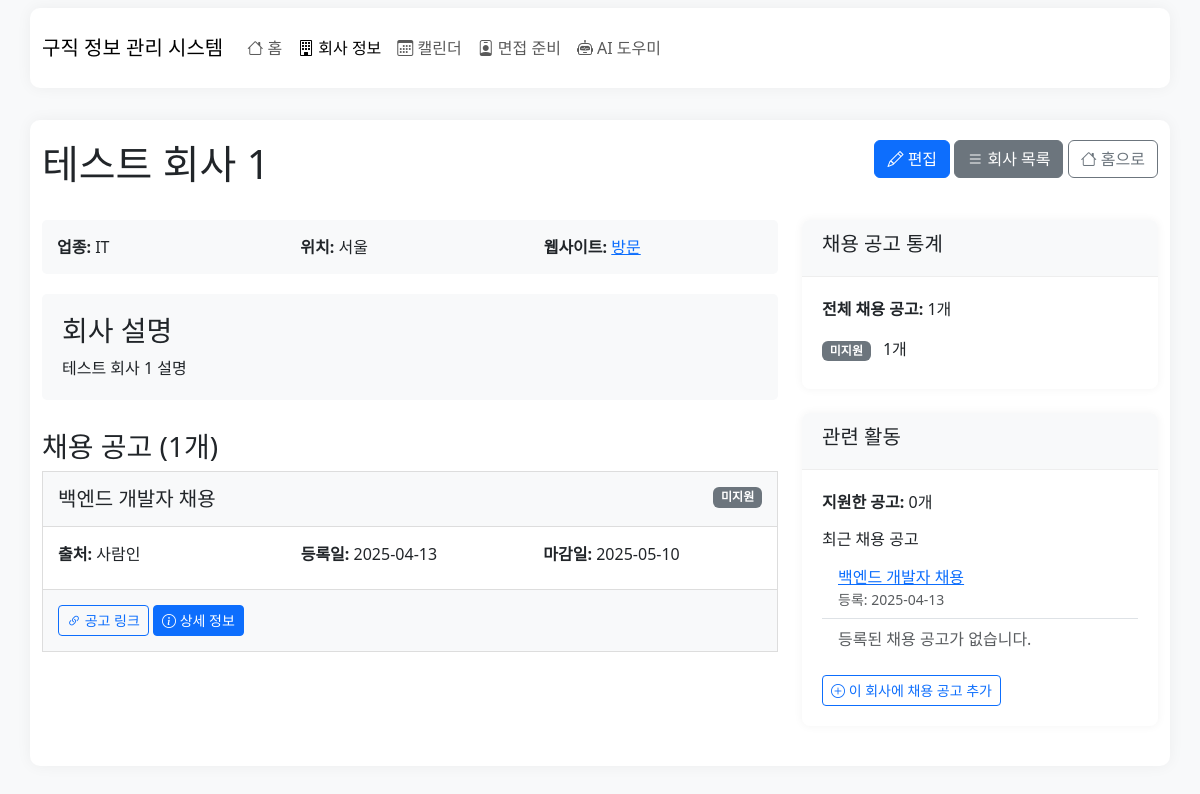
The app's page /companies/companies/1 with its own data.
### models.py (models this page shows, shortened)
class Company(db.Model):
    id = db.Column(db.Integer, primary_key=True)
    name = db.Column(db.String(200), nullable=False)
    industry = db.Column(db.String(100), nullable=True)
    location = db.Column(db.String(200), nullable=True)
    website = db.Column(db.String(500), nullable=True)
    description = db.Column(db.Text, nullable=True)
    created_at = db.Column(db.DateTime, default=datetime.utcnow)
    jobs = db.relationship('Job', backref='company', lazy=True)

class Job(db.Model):
    id = db.Column(db.Integer, primary_key=True)
    site = db.Column(db.String(100), nullable=False)
    company_name = db.Column(db.String(200), nullable=False)
    title = db.Column(db.String(300), nullable=False)
    url = db.Column(db.String(500), nullable=False)
    status = db.Column(db.String(20), default='미지원')  # '미지원', '지원', '서류합격', '1차면접', '2차면접', '최종합격', '불합격', '보류' 중 하나
    note = db.Column(db.Text, nullable=True)  # 메모 저장을 위한 필드
    deadline = db.Column(db.Date, nullable=True)  # 마감일 추가
    created_at = db.Column(db.DateTime, default=datetime.utcnow)
    applied = db.Column(db.Boolean, default=False)
    resume = db.Column(db.Text, nullable=True)  # 자기소개서 내용
    resume_file = db.Column(db.String(500), nullable=True)  # 자기소개서 파일 경로
    portfolio_file = db.Column(db.String(500), nullable=True)  # 포트폴리오 파일 경로
    application_date = db.Column(db.Date, nullable=True)  # 지원 날짜
    company_id = db.Column(db.Integer, db.ForeignKey('company.id'), nullable=True)

### routes/company_routes.py (the view)
@companies.route('/companies/<int:company_id>')
def company_detail(company_id):
    company = Company.query.get_or_404(company_id)
    jobs = Job.query.filter_by(company_id=company_id).order_by(Job.created_at.desc()).all()
    return render_template('company_detail.html', company=company, jobs=jobs, mcp_enabled=current_app.config.get('MCP_ENABLED', False))

### app.py (called while the page is built)
@app.teardown_appcontext
def teardown_mcp(exception):
    if mcp_enabled:
        shutdown()

### mcp/__init__.py (called while the page is built)
def shutdown():
    global _client
    if _client:
        run_async(_client.close())
        _client = None

### templates/company_detail.html (shortened to what this page needs)
{% extends 'base.html' %}
{% block content %}
<div class="row mb-4">
    <div class="col-md-8">
        <h1>{{ company.name }}</h1>
    </div>
    <div class="col-md-4 text-end">
        <button type="button" class="btn btn-primary edit-company-btn" data-company-id="{{ company.id }}">
            <i class="bi bi-pencil"></i> 편집
        </button>
        <a href="{{ url_for('companies.companies_list') }}" class="btn btn-secondary">
            <i class="bi bi-list"></i> 회사 목록
        </a>
        <a href="{{ url_for('main.index') }}" class="btn btn-outline-secondary">
            <i class="bi bi-house"></i> 홈으로
        </a>
    </div>
</div>
<div class="row">
    <div class="col-md-8">
        <div class="company-info">
            <div class="company-meta">
                <div class="row">
                    <div class="col-md-4">
                        <div><strong>업종:</strong> {{ company.industry or '정보 없음' }}</div>
                    </div>
                    <div class="col-md-4">
                        <div><strong>위치:</strong> {{ company.location or '정보 없음' }}</div>
                    </div>
                    <div class="col-md-4">
                        <div>
                            <strong>웹사이트:</strong>
                            {% if company.website %}
                                <a href="{{ company.website }}" target="_blank">방문</a>
                            {% else %}
                                정보 없음
                            {% endif %}
                        </div>
                    </div>
                </div>
            </div>
            <div class="description-section">
                <h3>회사 설명</h3>
                <div>
                    {% if company.description %}
                        {{ company.description|replace('\n', '<br>')|safe }}
                    {% else %}
                        <p class="text-muted">회사 설명 정보가 없습니다.</p>
                    {% endif %}
                </div>
            </div>
        </div>
        <div class="jobs-section">
            <h3>채용 공고 ({{ jobs|length }}개)</h3>
            {% if jobs %}
                {% for job in jobs %}
                <div class="job-card">
                    <div class="job-card-header">
                        <h5 class="mb-0">{{ job.title }}</h5>
                        <span class="badge
                            {% if job.status == '미지원' %}bg-secondary
                            {% elif job.status == '지원' %}bg-primary
                            {% elif job.status == '서류합격' %}bg-info
                            {% elif job.status == '1차면접' or job.status == '2차면접' %}bg-warning
                            {% elif job.status == '최종합격' %}bg-success
                            {% elif job.status == '불합격' %}bg-danger
                            {% else %}bg-secondary{% endif %}
                            status-badge">{{ job.status }}</span>
                    </div>
                    <div class="job-card-body">
                        <div class="row mb-2">
                            <div class="col-md-4">
                                <strong>출처:</strong> {{ job.site }}
                            </div>
                            <div class="col-md-4">
                                <strong>등록일:</strong> {{ job.created_at.strftime('%Y-%m-%d') if job.created_at else '정보 없음' }}
                            </div>
                            <div class="col-md-4">
                                <strong>마감일:</strong> {{ job.deadline or '정보 없음' }}
                            </div>
                        </div>
                    </div>
                    <div class="job-card-footer">
                        <a href="{{ job.url }}" target="_blank" class="btn btn-sm btn-outline-primary">
                            <i class="bi bi-link-45deg"></i> 공고 링크
                        </a>
                        <a href="{{ url_for('jobs.job_detail', job_id=job.id) }}" class="btn btn-sm btn-primary">
                            <i class="bi bi-info-circle"></i> 상세 정보
                        </a>
                    </div>
                </div>
                {% endfor %}
            {% else %}
                <div class="alert alert-info">
                    이 회사의 등록된 채용 공고가 없습니다.
                </div>
            {% endif %}
        </div>
    </div>
    <div class="col-md-4">
        <div class="card mb-4">
            <div class="card-header">
                <h5>채용 공고 통계</h5>
            </div>
            <div class="card-body">
                <div class="mb-3">
                    <strong>전체 채용 공고:</strong> {{ jobs|length }}개
                </div>
                {% set status_counts = {'미지원': 0, '지원': 0, '서류합격': 0, '1차면접': 0, '2차면접': 0, '최종합격': 0, '불합격': 0, '보류': 0} %}
                {% for job in jobs %}
                    {% if job.status in status_counts %}
                        {% set _ = status_counts.update({job.status: status_counts[job.status] + 1}) %}
                    {% endif %}
                {% endfor %}
                {% for status, count in status_counts.items() %}
                    {% if count > 0 %}
                    <div class="mb-2">
                        <span class="badge
                            {% if status == '미지원' %}bg-secondary
                            {% elif status == '지원' %}bg-primary
                            {% elif status == '서류합격' %}bg-info
                            {% elif status == '1차면접' or status == '2차면접' %}bg-warning
                            {% elif status == '최종합격' %}bg-success
                            {% elif status == '불합격' %}bg-danger
                            {% else %}bg-secondary{% endif %}">
                            {{ status }}
                        </span>
                        <span class="ms-2">{{ count }}개</span>
                    </div>
                    {% endif %}
                {% endfor %}
            </div>
        </div>
        <div class="card">
            <div class="card-header">
                <h5>관련 활동</h5>
            </div>
            <div class="card-body">
                {% set application_count = 0 %}
                {% for job in jobs %}
                    {% if job.status != '미지원' %}
                        {% set application_count = application_count + 1 %}
                    {% endif %}
                {% endfor %}
                <div class="mb-3">
                    <strong>지원한 공고:</strong> {{ application_count }}개
                </div>
                <h6>최근 채용 공고</h6>
                <ul class="list-group list-group-flush">
                    {% set recent_job_count = 0 %}
                    {% for job in jobs|sort(attribute='created_at', reverse=True) %}
                        {% if recent_job_count < 3 %}
                            {% set recent_job_count = recent_job_count + 1 %}
                            <li class="list-group-item">
                                <a href="{{ url_for('jobs.job_detail', job_id=job.id) }}">{{ job.title }}</a>
                                <small class="text-muted d-block">등록: {{ job.created_at.strftime('%Y-%m-%d') if job.created_at else '정보 없음' }}</small>
                            </li>
                        {% endif %}
                    {% endfor %}
                    {% if recent_job_count == 0 %}
                        <li class="list-group-item text-muted">등록된 채용 공고가 없습니다.</li>
                    {% endif %}
                </ul>
                <div class="mt-3">
                    <a href="#" class="btn btn-sm btn-outline-primary" data-bs-toggle="modal" data-bs-target="#add-job-modal">
                        <i class="bi bi-plus-circle"></i> 이 회사에 채용 공고 추가
                    </a>
                </div>
            </div>
        </div>
    </div>
</div>
{% endblock %}

### static/css/style.css (style rules this page uses)
body { background-color: #f8f9fa; }
.card { border: none; box-shadow: 0 0 10px rgba(0, 0, 0, 0.05); margin-bottom: 20px; border-radius: 8px; overflow: hidden; }
.card-header { background-color: #f8f9fa; border-bottom: 1px solid #eee; padding: 12px 20px; }
.card-body { padding: 20px; }
.badge.bg-secondary { background-color: #6c757d !important; }

### templates/company_detail.html (style rules this page uses)
.company-info { margin-bottom: 30px; }
.company-meta { background-color: #f8f9fa; padding: 15px; border-radius: 5px; margin-bottom: 20px; }
.job-card { border: 1px solid #ddd; margin-bottom: 15px; transition: all 0.3s ease; }
.job-card-header { background-color: #f8f9fa; padding: 15px; border-bottom: 1px solid #ddd; position: relative; }
.job-card-body { padding: 15px; }
.job-card-footer { padding: 15px; border-top: 1px solid #ddd; background-color: #f8f9fa; }
.status-badge { position: absolute; right: 15px; top: 15px; }
.description-section { background-color: #f8f9fa; padding: 20px; border-radius: 5px; margin-bottom: 30px; }

### records on screen
Company: name "테스트 회사 1", industry "IT", location "서울", description "테스트 회사 1 설명"
Job: title "백엔드 개발자 채용", status "미지원", site "사람인", created_at "2025-04-13", deadline "2025-05-10", count "1"

### other values on screen
{{ jobs|length }} "1"
{{ application_count }} "0"
